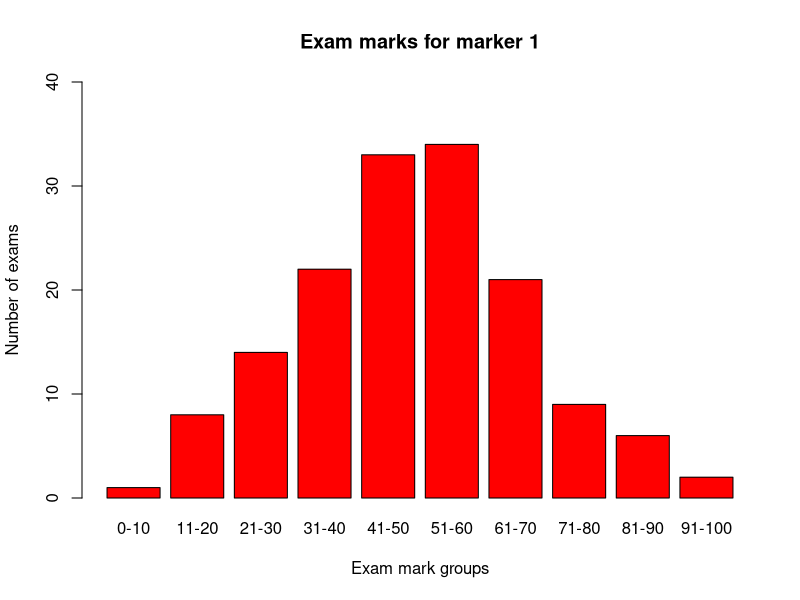
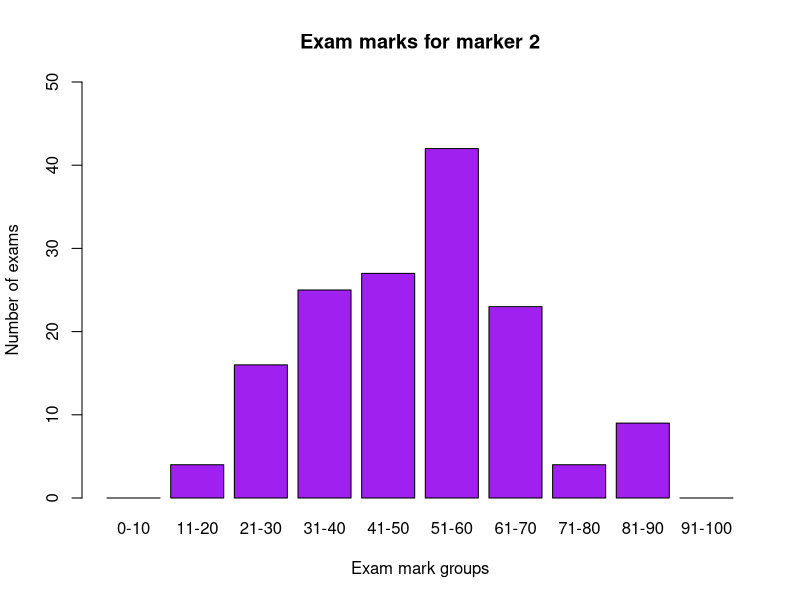

Here is the R script that generated these plots, in order:
## ---- chunk 1
knitr::opts_chunk$set(echo = TRUE)
library(magrittr)
library(knitr)


## ---- chunk 2
marks_1 = c(1,8,14,22,33,34,21,9,6,2) 
marks_2 = c(0,4,16,25,27,42,23,4,9,0)  
## ---- chunk 3
axis = c("0-10","11-20","21-30","31-40","41-50","51-60","61-70","71-80","81-90","91-100")
barplot(marks_1,xlab = "Exam mark groups", ylab = "Number of exams", main = "Exam marks for marker 1",col = "Red",names = axis, ylim = c(0,40)) 
## ---- chunk 4
barplot(marks_2,xlab = "Exam mark groups", ylab = "Number of exams", main = "Exam marks for marker 2",col = "Purple",names = axis, ylim = c(0,50)) 
## ---- chunk 5
marker_1 = c(4,1,5,1,4,6,4,5,3,6) 
marker_2 = c(3,2,4,0,3,4,2,3,3,6) 
## ---- chunk 6
t.test(marker_1,marker_2,paired=TRUE) 
## ---- chunk 7
t.test(marker_1,marker_2) 
## ---- chunk 8
t.test(marker_1,marker_2,paired=TRUE) 
## ---- chunk 9
t.test(marker_1,marker_2) 
